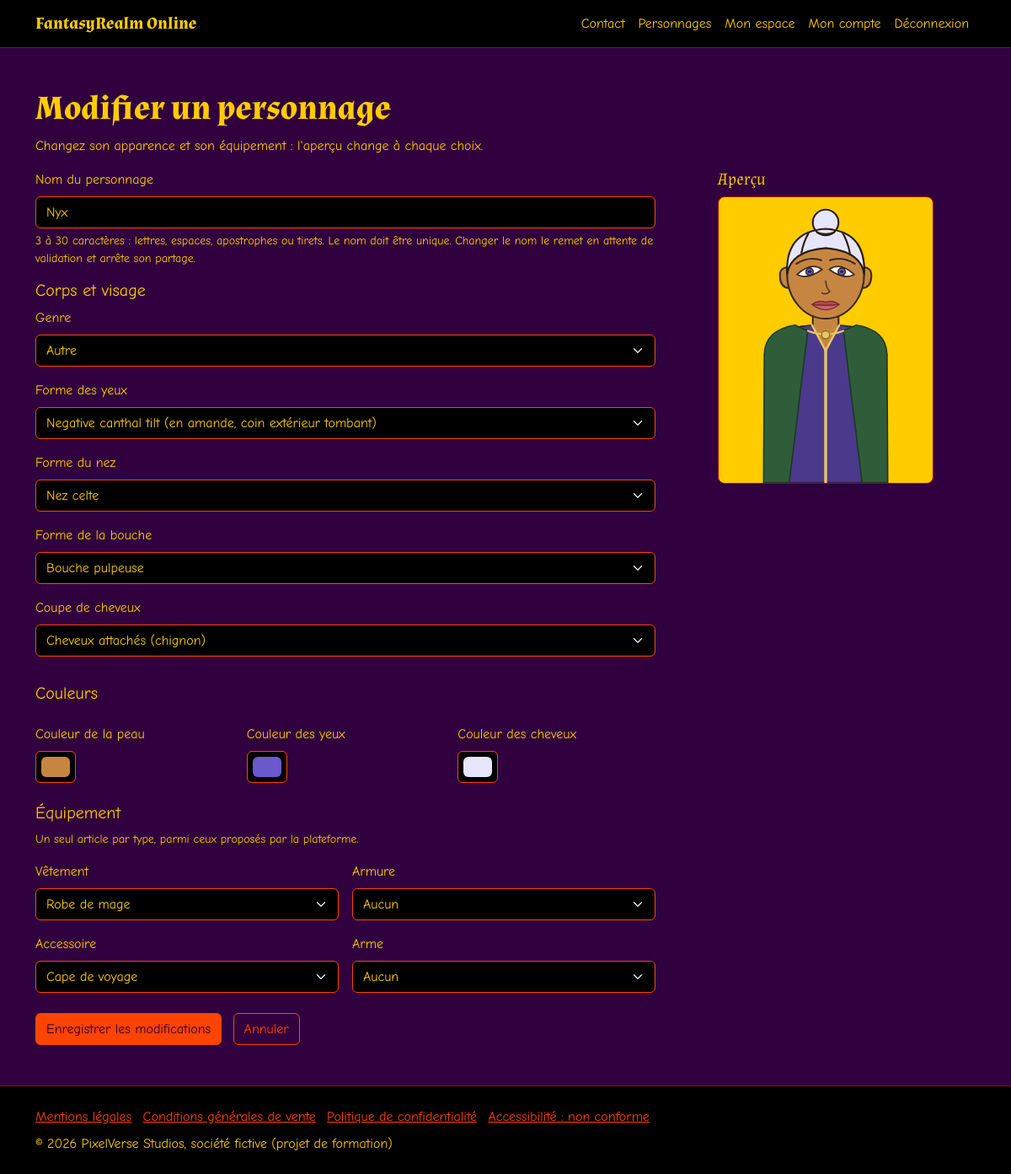
Screenshot of /personnage/modifier?id=3 (signed in) with the database file from the repository.
### tables this page shows
CREATE TABLE article (
    id_article INT NOT NULL AUTO_INCREMENT,
    nom VARCHAR(50) NOT NULL,
     
    actif BOOLEAN NOT NULL DEFAULT TRUE,
     
     
    image VARCHAR(255) NOT NULL,
    type VARCHAR(50) NOT NULL,
    PRIMARY KEY (id_article),
     
    CONSTRAINT chk_article_type CHECK (type IN ('vetement', 'armure', 'accessoire', 'arme'))
);

CREATE TABLE personnage (
    id_personnage INT NOT NULL AUTO_INCREMENT,
    nom VARCHAR(50) NOT NULL,
    genre VARCHAR(50) NOT NULL,
    couleur_peau VARCHAR(50) NOT NULL,
    couleur_yeux VARCHAR(50) NOT NULL,
    couleur_cheveux VARCHAR(50) NOT NULL,
    forme_yeux VARCHAR(50) NOT NULL,
    forme_nez VARCHAR(50) NOT NULL,
    forme_bouche VARCHAR(50) NOT NULL,
     
    coupe_cheveux VARCHAR(50) NOT NULL,
     
    partage BOOLEAN NOT NULL DEFAULT FALSE,
     
    autorise BOOLEAN NOT NULL DEFAULT FALSE,
     
    date_creation DATETIME NOT NULL DEFAULT CURRENT_TIMESTAMP,
    id_utilisateur INT NOT NULL,
    PRIMARY KEY (id_personnage),
     
    CONSTRAINT uq_personnage_nom UNIQUE (nom),
     
    CONSTRAINT fk_personnage_utilisateur FOREIGN KEY (id_utilisateur)
        REFERENCES utilisateur (id_utilisateur) ON DELETE CASCADE
);

### app/Views/pages/personnage-formulaire.php (the view, shortened to what the rows shown need)
<?php
$personnage = $donnees['personnage'];
$erreurs = $donnees['erreurs'];
$estModification = $donnees['equipement'] !== null;
?>
<div class="container py-5">
    <?php if ($estModification): ?>
        <h1>Modifier un personnage</h1>
    <?php else: ?>
        <h1>Créer un personnage</h1>
        <p>Choisissez son nom et son apparence : l'aperçu change à chaque choix. Un employé validera ensuite son nom.</p>
    <?php endif; ?>
    <div class="row g-4">
        <div class="col-md-5 col-lg-4 order-md-2">
            <div class="apercu-avatar">
                <h2 class="h5">Aperçu</h2>
                <?php
                $avatarNom = 'votre personnage';
                if ($personnage['nom'] !== '') {
                    $avatarNom = $personnage['nom'];
                }
                $avatarCalques = $donnees['calques'];
                require __DIR__ . '/../partials/avatar.php';
                ?>
            </div>
        </div>
        <div class="col-md-7 col-lg-8 order-md-1">
            <?php if ($estModification): ?>
                <form method="post" action="/personnage/modifier" data-apercu-avatar>
            <?php else: ?>
                <form method="post" action="/personnage/creer" data-apercu-avatar>
            <?php endif; ?>
                <div class="mb-3">
                    <label for="nom" class="form-label">Nom du personnage</label>
                    <input type="text" class="form-control<?php if (isset($erreurs['nom'])): ?> is-invalid<?php endif; ?>"
                           id="nom" name="nom" value="<?= htmlspecialchars($personnage['nom']) ?>"
                           minlength="3" maxlength="30" autocomplete="off" required
                           aria-describedby="aide-nom<?php if (isset($erreurs['nom'])): ?> erreur-nom<?php endif; ?>"
                           <?php if (isset($erreurs['nom'])): ?>aria-invalid="true"<?php endif; ?>>
                    <div id="aide-nom" class="form-text">
                        3 à 30 caractères : lettres, espaces, apostrophes ou tirets. Le nom doit être unique.
                        <?php if ($estModification): ?>
                            Changer le nom le remet en attente de validation et arrête son partage.
                        <?php endif; ?>
                    </div>
                </div>
                <fieldset class="mb-3">
                    <?php foreach ($donnees['parties'] as $colonne => $partie): ?>
                        <div class="mb-3">
                            <label for="<?= htmlspecialchars($colonne) ?>" class="form-label"><?= htmlspecialchars($partie['libelle']) ?></label>
                            <select class="form-select<?php if (isset($erreurs[$colonne])): ?> is-invalid<?php endif; ?>"
                                    id="<?= htmlspecialchars($colonne) ?>" name="<?= htmlspecialchars($colonne) ?>"
                                    data-calque="<?= htmlspecialchars($partie['calque']) ?>"
                                    <?php if (isset($erreurs[$colonne])): ?>aria-invalid="true" aria-describedby="erreur-<?= htmlspecialchars($colonne) ?>"<?php endif; ?>>
                                <?php foreach ($partie['options'] as $cle => $option): ?>
                                    <option value="<?= htmlspecialchars($cle) ?>"
                                        <?php if (isset($option['image'])): ?>
                                            data-image="<?= htmlspecialchars($option['image']) ?>"
                                        <?php else: ?>
                                            data-couleur="<?= htmlspecialchars($option['couleur']) ?>"
                                            data-trait="<?= htmlspecialchars($option['trait']) ?>"
                                        <?php endif; ?>
                                        <?php if ($cle === $personnage[$colonne]): ?>selected<?php endif; ?>><?= htmlspecialchars($option['libelle']) ?></option>
                                <?php endforeach; ?>
                            </select>
                        </div>
                    <?php endforeach; ?>
                </fieldset>
                <fieldset class="mb-4">
                    <div class="row g-3">
                        <?php foreach ($donnees['couleurs'] as $colonne => $couleur): ?>
                            <div class="col-sm-4">
                                <label for="<?= htmlspecialchars($colonne) ?>" class="form-label"><?= htmlspecialchars($couleur['libelle']) ?></label>
                                <input type="color" class="form-control form-control-color<?php if (isset($erreurs[$colonne])): ?> is-invalid<?php endif; ?>"
                                       id="<?= htmlspecialchars($colonne) ?>" name="<?= htmlspecialchars($colonne) ?>"
                                       value="<?= htmlspecialchars($personnage[$colonne]) ?>"
                                       data-calque="<?= htmlspecialchars($couleur['calque']) ?>"
                                       <?php if (isset($erreurs[$colonne])): ?>aria-invalid="true" aria-describedby="erreur-<?= htmlspecialchars($colonne) ?>"<?php endif; ?>>
                            </div>
                        <?php endforeach; ?>
                    </div>
                </fieldset>
            </form>
        </div>
    </div>
</div>

### app/Views/partials/avatar.php (shortened to what the rows shown need)
<div class="avatar" role="img" aria-label="Avatar de <?= htmlspecialchars($avatarNom) ?>">
    <?php foreach ($avatarCalques as $calque): ?>
        <?php if ($calque['type'] === 'masque'): ?>
            <?php
            $style = "-webkit-mask-image: url('" . $calque['image'] . "'); mask-image: url('" . $calque['image'] . "');";
            if ($calque['couleur'] !== null) {
                $style = 'background-color: ' . $calque['couleur'] . '; ' . $style;
            }
            ?>
            <div class="avatar-calque avatar-masque" data-partie="<?= htmlspecialchars($calque['partie']) ?>"
                 style="<?= htmlspecialchars($style) ?>"></div>
        <?php elseif ($calque['image'] === null): ?>
            <img class="avatar-calque" alt="" data-partie="<?= htmlspecialchars($calque['partie']) ?>" hidden>
        <?php else: ?>
            <img class="avatar-calque" src="<?= htmlspecialchars($calque['image']) ?>" alt=""
                 data-partie="<?= htmlspecialchars($calque['partie']) ?>">
        <?php endif; ?>
    <?php endforeach; ?>
</div>

### rows the page displays
article: image (picture)
personnage: nom "Nyx", genre "Autre", forme_yeux "Negative canthal tilt (en amande, coin extérieur tombant)", forme_nez "Nez celte", forme_bouche "Bouche pulpeuse", coupe_cheveux "Cheveux attachés (chignon)", couleur_peau "#c68642", couleur_yeux "#6a5acd", couleur_cheveux "#e6e6fa"

### other values shown
$texte "Contact"
$texte "Personnages"
$texte "Mon espace"
$texte "Mon compte"
$partie['libelle'] "Genre"
$partie['libelle'] "Forme des yeux"
$partie['libelle'] "Forme du nez"
$partie['libelle'] "Forme de la bouche"
$partie['libelle'] "Coupe de cheveux"
$couleur['libelle'] "Couleur de la peau"
$couleur['libelle'] "Couleur des yeux"
$couleur['libelle'] "Couleur des cheveux"
$libelle "Vêtement"
$libelle "Armure"
$libelle "Accessoire"
